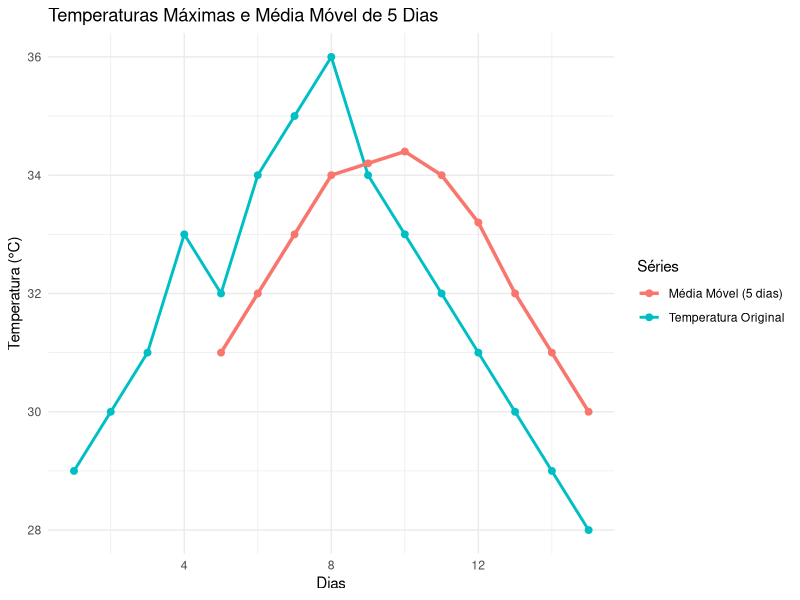

Write R code to recreate this figure.
# =========================================
# MÉDIA MÓVEL DE 5 DIAS - TEMPERATURAS
# =========================================

# Carregar bibliotecas
library(zoo)
library(ggplot2)

# 1) Simular dados de temperatura máxima diária
temperaturas <- c(
  29, 30, 31, 33, 32,
  34, 35, 36, 34, 33,
  32, 31, 30, 29, 28
)

# Criar sequência de dias
dias <- 1:15

# 2) Organizar os dados em um data frame
dados <- data.frame(
  Dia = dias,
  Temperatura = temperaturas
)

# 3) Calcular média móvel de 5 dias
dados$Media_Movel <- rollmean(
  dados$Temperatura,
  k = 5,
  fill = NA,
  align = "right"
)

# Visualizar tabela
print(dados)

# 4) Gerar gráfico
ggplot(dados, aes(x = Dia)) +
  
  # Série original
  geom_line(aes(y = Temperatura, color = "Temperatura Original"),
            linewidth = 1) +
  
  geom_point(aes(y = Temperatura, color = "Temperatura Original"),
             size = 2) +
  
  # Média móvel
  geom_line(aes(y = Media_Movel, color = "Média Móvel (5 dias)"),
            linewidth = 1.2) +
  
  geom_point(aes(y = Media_Movel, color = "Média Móvel (5 dias)"),
             size = 2) +
  
  labs(
    title = "Temperaturas Máximas e Média Móvel de 5 Dias",
    x = "Dias",
    y = "Temperatura (°C)",
    color = "Séries"
  ) +
  
  theme_minimal()

# =========================================
# INTERPRETAÇÃO
# =========================================

# A série original apresenta oscilações diárias nas temperaturas máximas.
# Já a média móvel de 5 dias suaviza essas variações, permitindo visualizar
# melhor a tendência geral da temperatura ao longo do período.
#
# O gráfico mostra que a linha da média móvel é mais estável e reduz os
# efeitos de variações abruptas presentes na série original.
